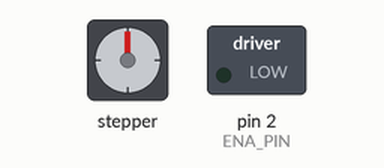
Recording of a program running on a simulated Arduino Uno, built with avr-gcc and run on an emulated ATmega328P. On the bench: stepper motor, switched loads named in the program (green lamp = pin HIGH). Stepper angles assume 200 steps per turn.

Above: at 0.15 s.
At 10.07 s:
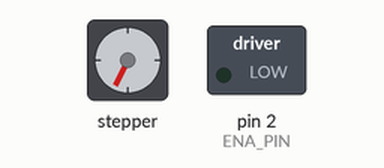
At 20.28 s:
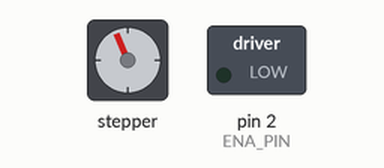
At 39.82 s:
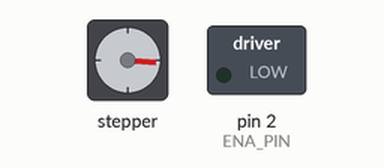
Timing chart, 0 to 40.0 s (numbered marks = the images above):
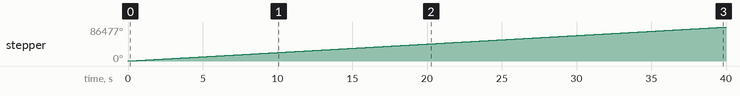

Measured:
- by itself, stepper: keeps turning clockwise at about 2162°/s

The program:

main.cpp
```cpp
#include <Arduino.h>
#include <AccelStepper.h>

// Define Arduino Board connections:
#define ENA_PIN 2      // Enable pin of all stepper motors
#define DIR_A 3        // Direction of stepper motor 3
#define PUL_A 11       // Step of stepper motor 3
#define DIR_B 9        // Direction of stepper motor 1
#define PUL_B 10       // Step of stepper motor 1
#define DIR_C 5        // Direction of stepper motor 2
#define PUL_C 6        // Step of stepper motor 2

// Create instances of the AccelStepper class for each motor:
AccelStepper stepper1(AccelStepper::FULL2WIRE, PUL_A, DIR_A);
AccelStepper stepper2(AccelStepper::FULL2WIRE, PUL_B, DIR_B);
AccelStepper stepper3(AccelStepper::FULL2WIRE, PUL_C, DIR_C);

void setup() {

  // Set the maximum speed and acceleration for each stepper:
  stepper1.setMaxSpeed(1600);
  stepper1.setAcceleration(500);
  stepper2.setMaxSpeed(1600);
  stepper2.setAcceleration(500);
  stepper3.setMaxSpeed(1600);
  stepper3.setAcceleration(500);


  // Enable the motors (assuming active LOW for the enable pins):
  pinMode(ENA_PIN, OUTPUT);
  digitalWrite(ENA_PIN, LOW); // Disable motors initially by setting HIGH
  stepper1.setSpeed(1600);
  stepper2.setSpeed(0);
  stepper3.setSpeed(0);
}

void loop() {
  // put your main code here, to run repeatedly
  stepper1.runSpeed();
  stepper2.runSpeed();
  stepper3.runSpeed();
}
```
